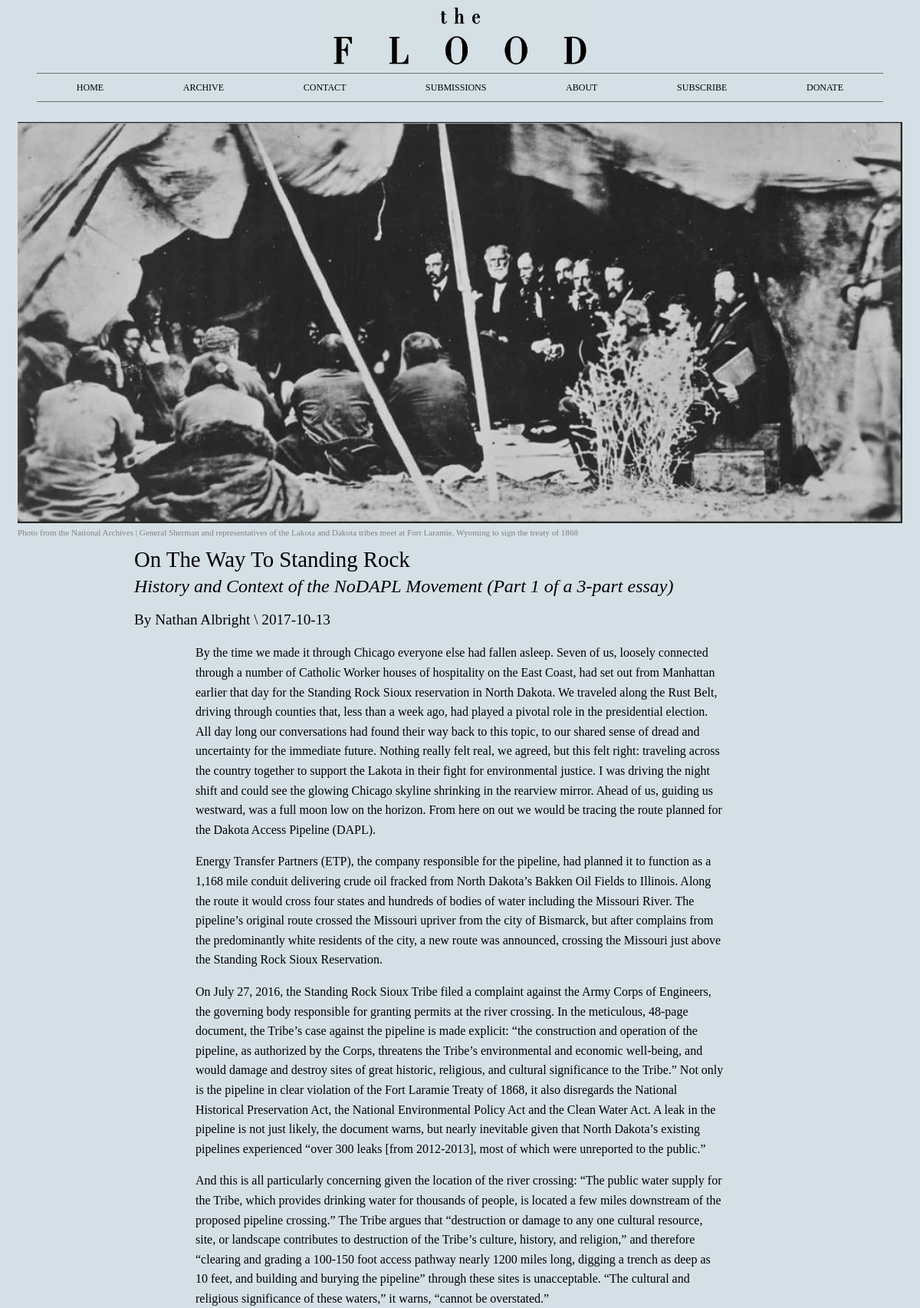
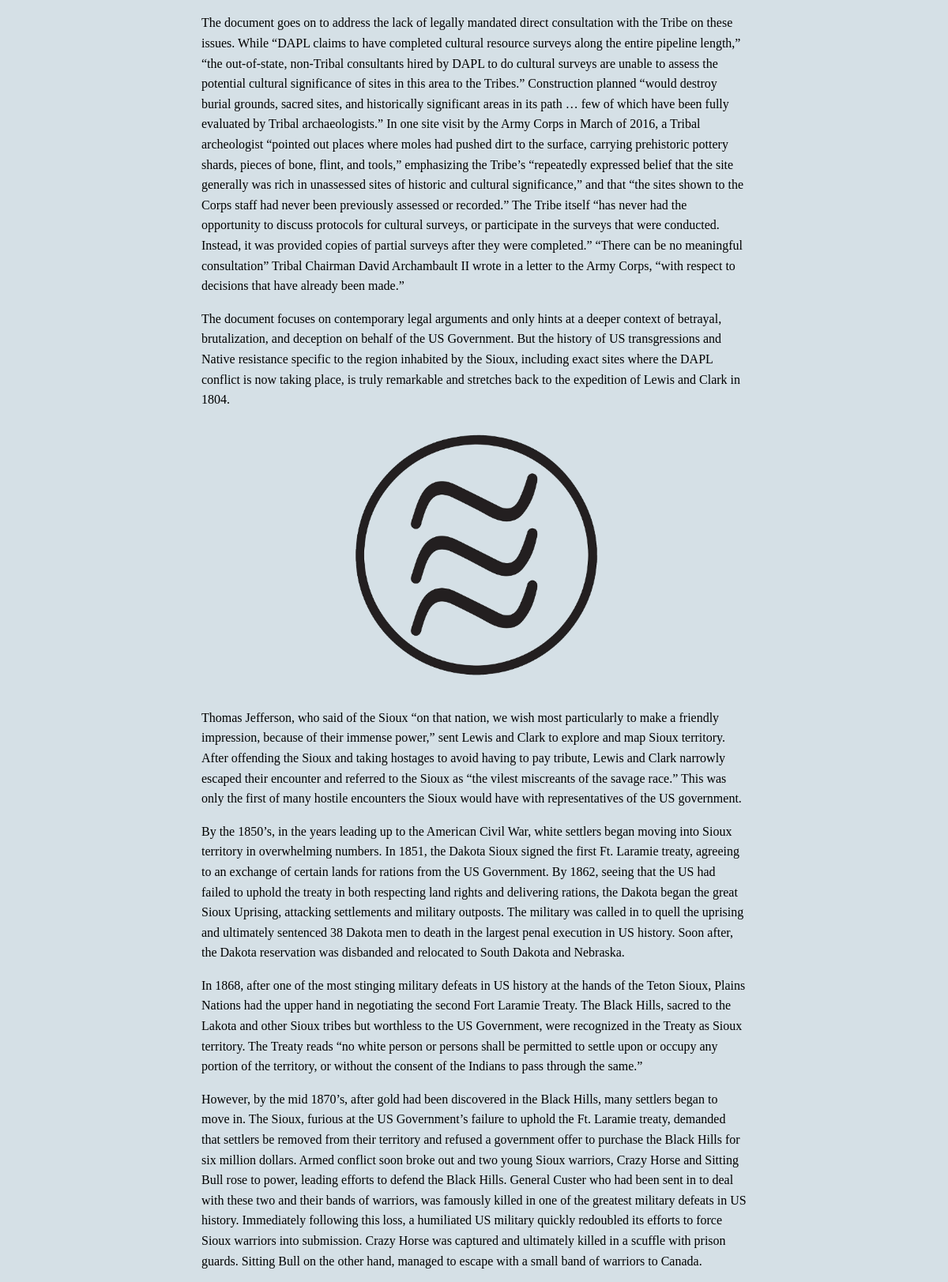
The page /archive/on-the-way-to-standing/9 (signed in, upper part) on the database its author committed (2 pictures, top to bottom).
### database_setup.py (models this page shows, shortened)
class ArticleResource(Base):
    __tablename__ = 'article_resources'
    id = Column(Integer, primary_key=True)
    name = Column(String(255), nullable=False)
    article_id = Column(Integer, ForeignKey('article.id'))
    article = relationship(Article)
    resource_type = Column(String(255), nullable=False)
    is_title_img = Column(Boolean, default=False)
    caption = Column(String(1024))
    resource_location = Column(String(255), nullable=False)

class Article(Base):
    __tablename__ = 'article'
    id = Column(Integer, primary_key=True)
    title = Column(String(1024), nullable=False)
    subtitle = Column(String(1024))
    publish_date = Column(Date, nullable=False, default=today)
    url_desc = Column(String(255), nullable=False)
    html_text = Column(String, nullable=False)
    on_home = Column(Boolean, default=False, index=True)
    featured = Column(Boolean, default=False)
    priority = Column(Integer)
    lead = Column(String)

class Author(Base):
    __tablename__ = 'author'
    id = Column(Integer, primary_key=True)
    name = Column(String(255), nullable=False)
    bio = Column(String)

### floodserver.py (the view)
@app.route('/archive/<string:url_desc>/<int:article_id>')
def showArticle(article_id, url_desc):
    articleToShow = getArticle(article_id)
    image = getTitleImageForArticle(articleToShow.id)
    other_images = getNontitleImagesForArticle(articleToShow.id)
    authors = getAuthorsForArticle(articleToShow.id)
    return render_template(
        'article.html',
        article=articleToShow,
        authors=authors,
        image=image,
        other_images=other_images
    )

### floodserver.py (called while the page is built)
def getArticle(article_id):
    try:
        article = session.query(Article).filter_by(id=article_id).one()
        if article.html_text:
            article.html_text = article.html_text.replace("{{pull:", "}}test:")
        return article
    except:
        return None

def getAuthorsForArticle(article_id):
    authors = session.query(Author).join(ArticleAuthor).filter_by(article_id=article_id).all()
    return authors

def getTitleImageForArticle(article_id):
    try:
        image = session.query(ArticleResource).filter_by(
            article_id=article_id, is_title_img=True
        ).one()
        return image
    except:
        return None

def getNontitleImagesForArticle(article_id):
    try:
        images = session.query(ArticleResource).filter_by(
            article_id=article_id, is_title_img=False
        ).all()
        return images
    except:
        return None

### templates/article.html (shortened to what this page needs)
<!DOCTYPE html>
<html lang="en">
<head>
  <link rel="stylesheet" href="{{url_for('static', filename='styles.css')}}">
  <link rel="stylesheet" href="{{url_for('static', filename='article.css')}}">
</head>
<body>
  {% include 'header.html' %}
  <article>
    {% if image %}
      <section class="article-image">
        <img alt="{{article.title}}" src="{{image.resource_location}}">
        <span class="caption">{{image.caption}}</span>
      </section>
    {% endif %}
    <section class="text">
      <h1>{{article.title}}</h1>
      {% if article.subtitle %}
        <h2>{{article.subtitle}}</h2>
      {% endif %}
      <h3 class="authorAndDate">
        {% if authors %}
          By
          {% for author in authors %}
            {{author.name}} \
          {% endfor %}
        {% endif %}
        {{article.publish_date}}
      </h3>
      <section class="text">
        {{article.html_text|safe}}
      </section>
    </section>
  </article>
</body>
</html>

### templates/header.html
<!DOCTYPE html>
  <header>
    <a href={{url_for('showHome')}} class="header-title">
      <img alt="The Flood" src="/static/images/header.png">
    </a>
    <ul class="nav-bar">
      <li class="home-li"><a href={{url_for('showHome')}}>Home</a></li>
      <li class="archive-li"><a href={{url_for('showArchive')}}>Archive</a></li>
      <li class="contact-li"><a href={{url_for('showContact')}}>Contact</a></li>
      <li class="submissions-li"><a href={{url_for('showSubmissions')}}>Submissions</a></li>
      <li class="about-li"><a href={{url_for('showAbout')}}>About</a></li>
      <li class="subscribe-li"><a href={{url_for('showSubscribe')}}>Subscribe</a></li>
      <li class="donate-li">
        <a href="https://www.patreon.com/thefloodmag" target="_blank">Donate</a>
      </li>
    </ul>
  </header>

### static/styles.css (style rules this page uses)
body * { display: flex; flex-wrap: wrap; }
body { background-color: rgb(213, 224, 230); font-family: 'Droid Serif', serif; }
p { display: block; }
header { display: block; margin: 0 10px; border-bottom: 1px solid rgba(0,0,0,0.5); }
.header-title { display: block; }
.header-title img { width: 90%; max-width: 250px; max-height: 237px; display: block; margin-left: auto; margin-right: auto; }
.nav-bar { list-style-type: none; margin: 10px auto 0 auto; padding: 8px 0 8px 0; width: 100%; border-top: 1px solid rgba(0,0,0,0.5); }
.nav-bar li { margin: 0 auto; width: 100%; }
.nav-bar li a { font: 75%/1 'Droid Serif', serif; color: black; width: 100%; padding: 4px; text-decoration-line: none; text-transform: uppercase; text-align: center; display: block; }
.caption { word-wrap: break-word; font: 70%/1.5 'Droid Serif', serif; color: grey; }
@media screen and (min-width: 600px) { header { margin: 0 40px; } }
@media screen and (min-width: 600px) { a.header-title img { width: 35%; max-width: 600px; } }
@media screen and (min-width: 600px) { .nav-bar li { width: auto; } }
@media screen and (min-width: 1000px) { a.header-title img { width: 30%; max-width: 1017px; } }

### static/article.css (style rules this page uses)
article { margin: 1em 15px; display: block; text-align: center; }
.article-image { display: inline-block; }
.article-image img { max-width: 100%; padding: 10px 0 0 0; display: inline-block; }
.caption { text-align: left; display: block; margin: 0 0 10px 0; }
.page-break { width: 50%; margin: 0 auto; }
.text { font: 100%/1.6 'Droid Serif', serif; padding: 0; margin: 0 auto; display: block; text-align: left; }
h1 { font: 180% 'Droid Serif', serif; margin: 0; }
h2 { font: 150% 'Droid Serif', serif; font-style: italic; margin: 5px 0 0 0; }
h3 { font: 120% 'Droid Serif', serif; }
a { display: inline; }
@media screen and (min-width: 500px) { .text { padding: 0 40px; } }
@media screen and (min-width:800px) { .text { padding: 0 80px; max-width: 850px; } }

### rows shown on the page
ArticleResource: resource_location (picture), caption "Photo from the National Archives | General Sherman and representatives of the Lakota and Dakota tribes meet at Fort Laramie, Wyoming to sign the treaty of 1868"
Article: title "On The Way To Standing Rock", subtitle "History and Context of the NoDAPL Movement (Part 1 of a 3-part essay)", publish_date "2017-10-13", html_text "By the time we made it through Chicago everyone else had fallen asleep. Seven of us, loosely connected through a number of Catholic Worker houses of hospitality on the East Coast, had set out from Manhattan earlier that day for the Standing Rock Sioux reservation in North Dakota. We traveled along the Rust Belt, driving through counties that, less than a week ago, had played a pivotal role in the presidential election. All day long our conversations had found their way back to this topic, to our shared sense of dread and uncertainty for the immediate future. Nothing really felt real, we agreed, but this felt right: traveling across the country together to support the Lakota in their fight…", html_text (picture)
Author: name "Nathan Albright"
